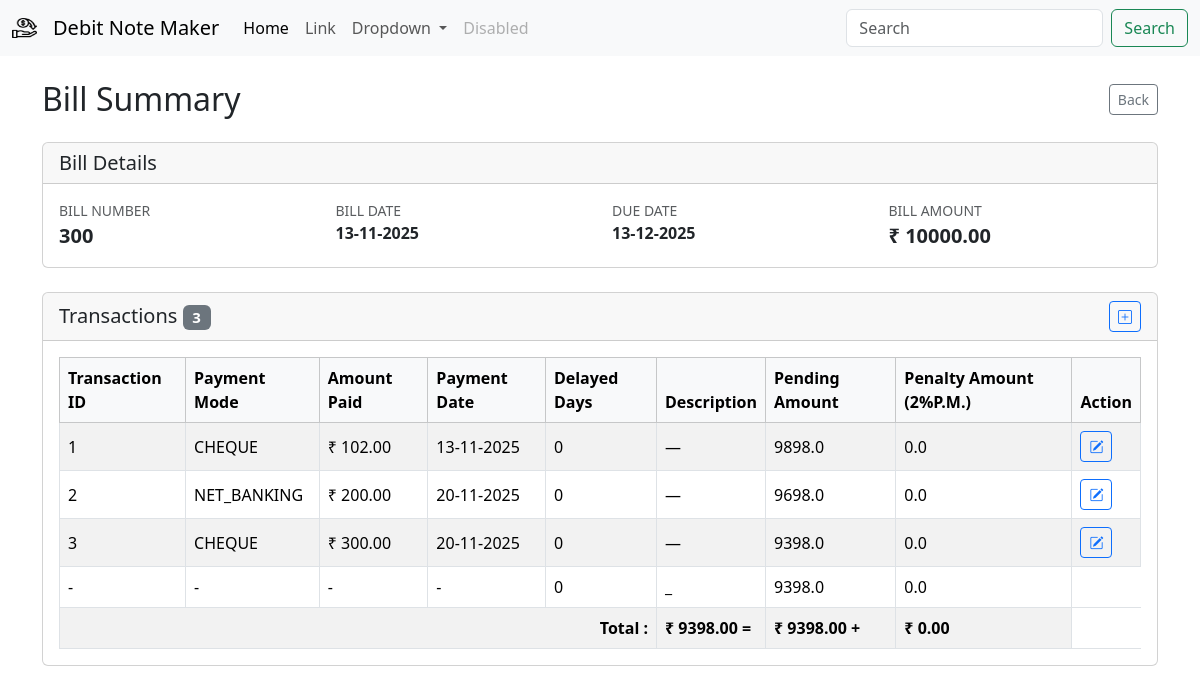
The page /party/bill/300 on the database as committed earlier.
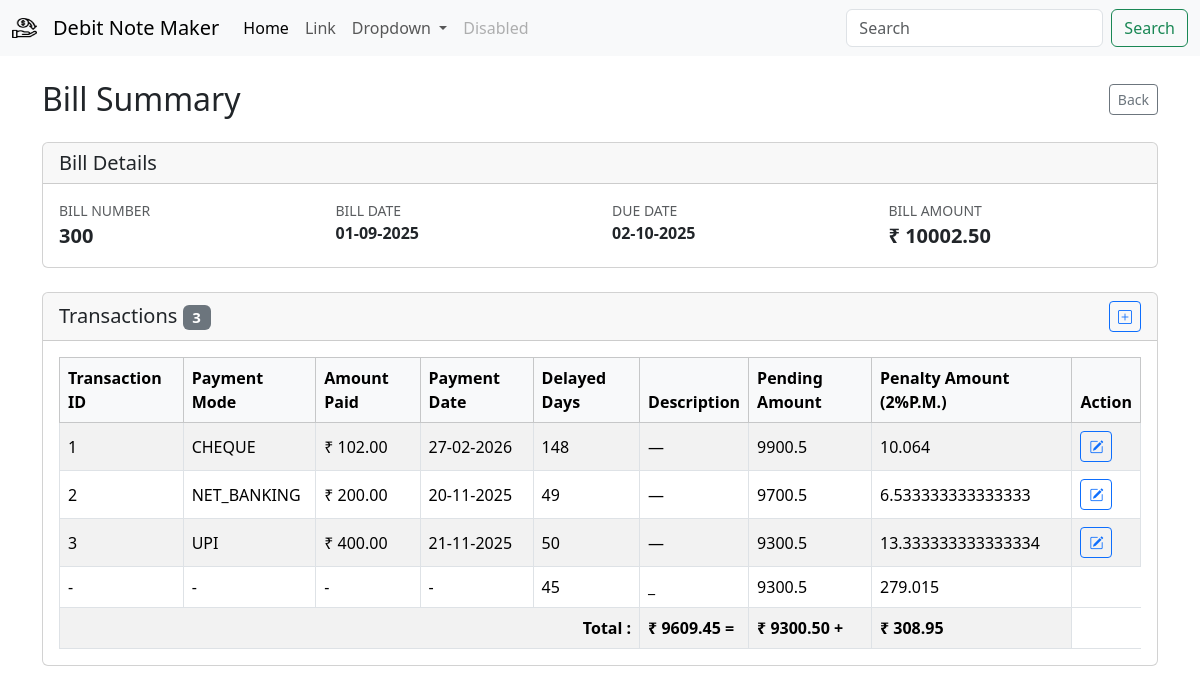
The same page on the database as committed later.
### db/models/bill.py (models this page shows, shortened)
class Bill(Base):
    id = Column(Integer, primary_key=True, index=True)
    bill_number = Column(Integer,unique=True,nullable=False)
    amount = Column(Float, nullable=False)
    bill_date = Column(DateTime, nullable=False)
    company_id = Column(Integer, ForeignKey("companies.id"))
    company = relationship("Company", back_populates="bills")
    transactions = relationship("Transaction", back_populates="bill", cascade="all, delete-orphan")

### db/models/company.py (models this page shows)
class Company(Base):
    __tablename__ = "companies"
    id = Column(Integer, primary_key=True, index=True)
    name = Column(String, unique=False, index=False, nullable=False)
    gst_number = Column(String, unique=True, index=True, nullable=False)
    email =  Column(String, nullable=True)
    phone_number = Column(String, nullable=True)
    payment_term_days = Column(Integer, nullable=False, default=30)
    address = Column(String, nullable=True)
    created_at = Column(DateTime, default=datetime.now)
    bills = relationship("Bill", back_populates="company", cascade="all, delete-orphan")

### db/models/transaction.py (models this page shows)
class Transaction(Base):
    __tablename__ = "transactions"
    id = Column(Integer, primary_key=True, index=True)
    bank_transaction_id = Column(String,nullable=True)
    payment_mode = Column(String, nullable=False)
    amount_paid = Column(Float, nullable=False)
    description = Column(Text, nullable=True)
    payment_date = Column(DateTime, default=datetime.now)
    bill_id = Column(Integer, ForeignKey("bill.id"))
    bill = relationship("Bill", back_populates="transactions")

### app/v1/bills.py (the view)
@router.get("/bill/{bill_number}")
def bill_list(request: Request,bill_number: int, db=Depends(get_db)):
    bill = bill_repo.get_bill_by_bill_number(bill_number=bill_number, db=db)
    return templates.TemplateResponse("bill/bill_summary.html", {"request": request, "bill": bill,"today":datetime.now()})

### template/bill/bill_summary.html (shortened to what this page needs)
{% extends "base.html" %}
{% block content %}
{% set transaction_list = [] %}
{% if transactions is defined %}
    {% set transaction_list = transactions %}
{% elif bill is defined and bill.transactions is defined %}
    {% set transaction_list = bill.transactions %}
{% endif %}
<div class="container py-4">
    <div class="d-flex justify-content-between align-items-center mb-4">
        <h2 class="mb-0">Bill Summary</h2>
        <a href="javascript:history.back()" class="btn btn-outline-secondary btn-sm">Back</a>
    </div>
    <div class="card mb-4">
        <div class="card-header">
            <h5 class="mb-0">Bill Details</h5>
        </div>
        <div class="card-body">
            {% if bill is defined %}
            <div class="row gy-3">
                <div class="col-md-3">
                    <small class="text-muted text-uppercase d-block">Bill Number</small>
                    <span class="fw-semibold fs-5">{{ bill.bill_number }}</span>
                </div>
                <div class="col-md-3">
                    <small class="text-muted text-uppercase d-block">Bill Date</small>
                    <span class="fw-semibold">{{ bill.bill_date | format_datetime('%d-%m-%Y') }}</span>
                </div>
                <div class="col-md-3">
                    <small class="text-muted text-uppercase d-block">Due Date</small>
                    <span class="fw-semibold">
                        {% if bill.due_date %}
                            {{ bill.due_date | format_datetime('%d-%m-%Y') }}
                        {% else %}
                            &mdash;
                        {% endif %}
                    </span>
                </div>
                <div class="col-md-3">
                    <small class="text-muted text-uppercase d-block">Bill Amount</small>
                    <span class="fw-semibold fs-5">&#8377; {{ "%.2f"|format(bill.amount) }}</span>
                </div>
            </div>
            {% else %}
            <p class="mb-0 text-muted">Bill information is not available.</p>
            {% endif %}
        </div>
    </div>
    <div class="card">
        <div class="card-header d-flex justify-content-between align-items-center">
            <h5 class="mb-0">Transactions
                <span class="badge text-bg-secondary ml-2">{{ transaction_list|length }}</span>
            </h5>
            <button type="button" class="btn btn-sm btn-outline-primary edit-transaction-btn" data-bs-toggle="modal"
            data-bs-target="#editTransactionModal"
              data-bill-id="{{ bill.id }}"
            >
            <i class="bi bi-plus-square"></i>
        </div>
        <div class="card-body">
            {% if transaction_list %}
            <div class="table-responsive">
                <table class="table table-bordered table-striped align-middle mb-0">
                    <thead class="table-light">
                        <tr>
                            <th scope="col">Transaction ID</th>
                            <th scope="col">Payment Mode</th>
                            <th scope="col">Amount Paid</th>
                            <th scope="col">Payment Date</th>
                            <th scope="col">Delayed Days</th>
                            <th scope="col">Description</th>
                            <th scope="col">Pending Amount</th>
                            <th scope="col">Penalty Amount (2%P.M.)</th>
                            <th scope="col">Action</th>
                        </tr>
                    </thead>
                    <tbody>
                        {% set ns = namespace(pending_amount=bill.amount,penalty=0) %}
                        {% for transaction in transaction_list %}
                        {% set ns.pending_amount=ns.pending_amount-transaction.amount_paid %}
                        <tr>
                            <td>{{ transaction.id or "—" }}</td>
                            <td>{{ transaction.payment_mode }}</td>
                            <td>&#8377; {{ "%.2f"|format(transaction.amount_paid) }}</td>
                            <td>
                                {% if transaction.payment_date %}
                                    {{ transaction.payment_date | format_datetime('%d-%m-%Y') }}
                                {% else %}
                                    &mdash;
                                {% endif %}
                            </td>
                            <td>{% set delayed_days=
                               ( transaction.payment_date - bill.due_date).days
                                %}
                            {%  if delayed_days > 0 %}
                            {{ delayed_days }}
                            {% else %}
                            {% set delayed_days=0%}
                            {{ 0 }}
                            {% endif %}
                            </td>
                            <td>{{ transaction.description or "—" }}</td>
                            <td> {{ ns.pending_amount }} </td>
                            <td>
                                {% set penalty=  transaction.amount_paid*0.02*delayed_days/30%}
                                {% set ns.penalty=ns.penalty+penalty %}
                                {{penalty}}
                            </td>
                            <td>
                                <button type="button" class="btn btn-outline-primary btn-sm edit-transaction-btn"
                                    data-bs-toggle="modal" data-bs-target="#editTransactionModal"
                                    data-id="{{ transaction.id }}"
                                    data-bill-id="{{ bill.id }}"
                                    data-bank-transaction="{{ transaction.bank_transaction_id }}"
                                    data-payment-mode="{{ transaction.payment_mode }}"
                                    data-amount="{{ transaction.amount_paid }}"
                                    data-payment-date="{{ transaction.payment_date | format_datetime('%Y-%m-%d') if transaction.payment_date else '' }}"
                                    data-description="{{ transaction.description }}">
                                    <i class="bi bi-pencil-square"></i>
                                </button>
                            </td>
                        </tr>
                        {% endfor %}
                        {%if ns.pending_amount>0%}
                        <tr>
                            <td > - </td>
                            <td > - </td>
                            <td > - </td>
                            <td > - </td>
                            <td >
                                {% set pending_amt_delayed_days=(today-bill.due_date).days %}
                                {% if pending_amt_delayed_days > 0 %}
                                    {{ pending_amt_delayed_days }}
                                {% else %}
                                    {% set pending_amt_delayed_days = 0 %}
                                    0
                                {% endif %}
                                </td>
                            <td >_</td>
                            <td >{{ns.pending_amount}}</td>
                            <td >
                                {%set penalty=ns.pending_amount*0.02*pending_amt_delayed_days/30 %}
                                {% set ns.penalty=ns.penalty + penalty %}
                                {{penalty}}
                            </td>
                        </tr>
                        <tr>
                            <td colspan="5" class="text-end fw-bold">Total : </td>
                            <td colspan="1" class="fw-bold">&#8377; {{ "%.2f"|format(ns.pending_amount + ns.penalty ) }} = </td>
                            <td colspan="1" class="fw-bold">&#8377; {{ "%.2f"|format(ns.pending_amount ) }} + </td>
                            <td colspan="1" class="fw-bold">&#8377; {{ "%.2f"|format(ns.penalty ) }}</td>
                        </tr>
                        {%endif%}
                    </tbody>
                </table>
            </div>
            {% else %}
            <p class="mb-0 text-muted">No transactions recorded for this bill.</p>
            {% endif %}
        </div>
    </div>
</div>
{% endblock %}

### template/base.html (shortened to what this page needs)
<!doctype html>
<html lang="en">
  <head>
    <link href="https://cdn.jsdelivr.net/npm/bootstrap@5.3.8/dist/css/bootstrap.min.css" rel="stylesheet">
    <link rel="stylesheet" href="https://cdn.jsdelivr.net/npm/bootstrap-icons@1.11.3/font/bootstrap-icons.min.css">
  </head>
  <body>
{% include "components/navbar.html"%}
{% block content %}
{% endblock %}
</body>
</html>

### template/components/navbar.html (shortened to what this page needs)
<nav class="navbar navbar-expand-lg bg-body-tertiary">
    <div class="container-fluid">
        <img src="{{ url_for('static', path='images/cashback.png') }}" alt="Logo" width="25" height="30" class="d-inline-block align-text-top navbar-brand"/>
      <a class="navbar-brand" href="/">Debit Note Maker</a>
      <div class="collapse navbar-collapse" id="navbarSupportedContent">
        <ul class="navbar-nav me-auto mb-2 mb-lg-0">
          <li class="nav-item">
            <a class="nav-link active" aria-current="page" href="#">Home</a>
          </li>
          <li class="nav-item">
            <a class="nav-link" href="#">Link</a>
          </li>
          <li class="nav-item dropdown">
            <a class="nav-link dropdown-toggle" href="#" role="button" data-bs-toggle="dropdown" aria-expanded="false">
              Dropdown
            </a>
          </li>
          <li class="nav-item">
            <a class="nav-link disabled" aria-disabled="true">Disabled</a>
          </li>
        </ul>
        <form class="d-flex" role="search">
          <input class="form-control me-2" type="search" placeholder="Search" aria-label="Search"/>
          <button class="btn btn-outline-success" type="submit">Search</button>
        </form>
      </div>
    </div>
  </nav>

Rows that differ between the two databases and show on the page:
changed Bill: bill_date "13-11-2025" → "01-09-2025"; due_date "13-12-2025" → "02-10-2025"; amount "10000.00" → "10002.50"
changed Transaction "CHEQUE": payment_date "13-11-2025" → "27-02-2026"; delayed_days (not shown) → "148"; pending_amount "9898.0" → "9900.5"; penalty "0.0" → "10.064"; value "0" → (not shown)
changed Transaction "NET_BANKING": delayed_days (not shown) → "49"; pending_amount "9698.0" → "9700.5"; penalty "0.0" → "6.533333333333333"; value "0" → (not shown)
changed Transaction id 3: payment_mode "CHEQUE" → "UPI"; amount_paid "300.00" → "400.00"; payment_date "20-11-2025" → "21-11-2025"; delayed_days (not shown) → "50"; pending_amount "9398.0" → "9300.5"; penalty "0.0" → "13.333333333333334"; value "0" → (not shown)
Other text that changed with them:
{{ pending_amt_delayed_days }}: (not shown) → "45"
{{ ns.pending_amount }}: "9398.0" → "9300.5"
{{ penalty }}: "0.0" → "279.015"
{{ "%.2f"|format(ns.pending_amount + ns.penalty ) }}: "9398.00" → "9609.45"
{{ "%.2f"|format(ns.pending_amount ) }}: "9398.00" → "9300.50"
{{ "%.2f"|format(ns.penalty ) }}: "0.00" → "308.95"
text no longer shown: "0"
